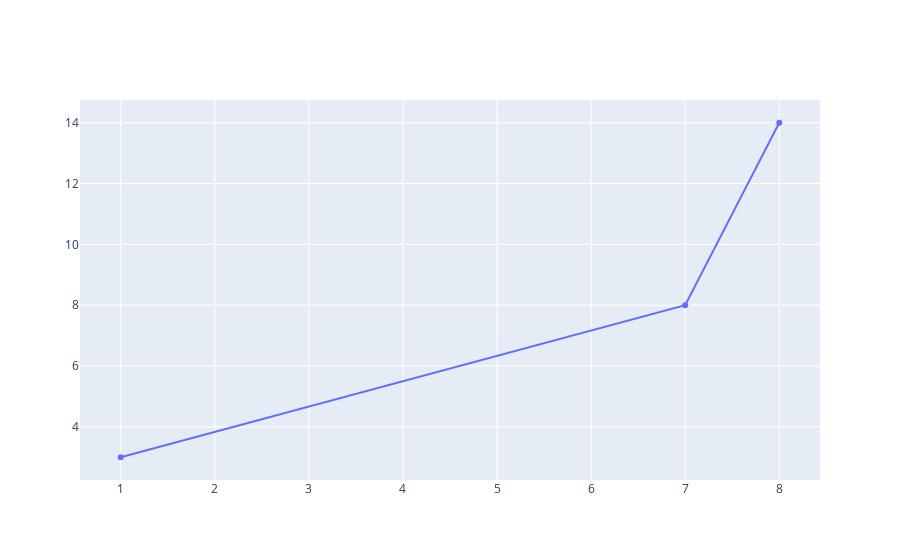

Notebook source saved alongside this figure:
### Code cell
import plotly.graph_objs as go
import plotly.offline as pof

## 設置為離線
pof.init_notebook_mode(connected = True)

## 繪圖
pof.iplot([{'x': [1, 7, 8], 'y': [3, 8, 14]}], filename = 'result/My First Plotly', show_link = True, link_text = "Plotly Links", image = 'png', image_height = 800, image_width = 900)

### Figure 1 — Plotly figure (JSON) as saved in the notebook; plotly's stock layout.template omitted (floating-point values rounded to 4 significant figures)
{"data": [{"type": "scatter", "x": [1, 7, 8], "y": [3, 8, 14]}], "layout": {}}
